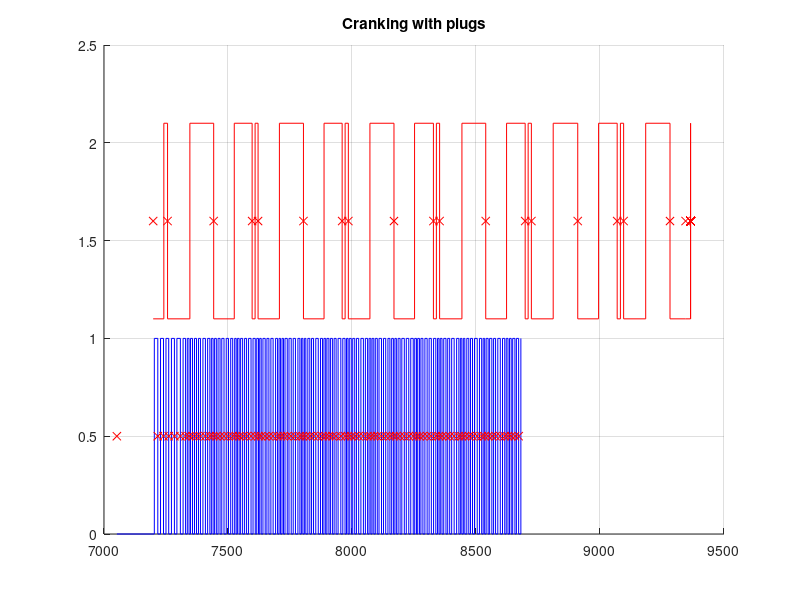

Write MATLAB code to recreate this figure.
% Data collected using ARDUINO on Apr 30 2016 8:30 PM

VRS0_first = 7051.908;
VRS0_state=[0, 1, 0, 1, 0, 1, 0, 1, 0, 1, 0, 1, 0, 1, 0, 1, 0, 1, 0, 1, 0, 1, 0, 1, 0, 1, 0, 1, 0, 1, 0, 1, 0, 1, 0, 1, 0, 1, 0, 1, 0, 1, 0, 1, 0, 1, 0, 1, 0, 1, 0, 1, 0, 1, 0, 1, 0, 1, 0, 1, 0, 1, 0, 1, 0, 1, 0, 1, 0, 1, 0, 1, 0, 1, 0, 1, 0, 1, 0, 1, 0, 1, 0, 1, 0, 1, 0, 1, 0, 1, 0, 1, 0, 1, 0, 1, 0, 1, 0, 1, 0, 1, 0, 1, 0, 1, 0, 1, 0, 1, 0, 1, 0, 1, 0, 1, 0, 1, 0, 1, 0, 1, 0, 1, 0, 1, 0, 1, 0, 1, 0, 1, 0, 1, 0, 1, 0, 1, 0, 1, 0, 1, 0, 1, 0, 1, 0, 1, 0, 1, 0, 1, 0, 1, 0, 1, 0, 1, 0, 1, 0, 1, 0, 1, 0, 1, 0, 1, 0, 1, 0, 1, 0, 1, 0, 1, 0, 1, 0, 1, 0, 1, 0, 1, 0, 1, 0, 1, 0, 1];

VRS0_dtms=[ 0, 151, 14, 11, 12, 10, 11, 11, 12, 10, 14, 11, 10, 7, 7, 6, 8, 8, 8, 8, 8, 10, 10, 9, 9, 6, 7, 6, 7, 7, 8, 7, 9, 9, 9, 9, 8, 8, 6, 5, 7, 6, 8, 8, 8, 8, 10, 8, 9, 6, 7, 5, 6, 7, 9, 7, 8, 8, 9, 10, 8, 6, 6, 6, 6, 6, 9, 7, 9, 8, 9, 10, 8, 6, 6, 6, 6, 8, 8, 7, 8, 9, 10, 9, 8, 6, 7, 5, 8, 6, 8, 7, 8, 8, 11, 8, 9, 6, 6, 5, 8, 6, 8, 7, 9, 9, 10, 8, 9, 6, 7, 5, 7, 6, 8, 7, 10, 8, 9, 9, 8, 7, 7, 6, 6, 7, 8, 7, 10, 8, 10, 8, 10, 6, 7, 5, 7, 6, 8, 8, 9, 8, 9, 9, 9, 7, 6, 5, 7, 7, 9, 7, 8, 8, 10, 10, 9, 6, 6, 6, 6, 8, 8, 7, 8, 8, 11, 9, 9, 6, 6, 6, 8, 6, 9, 7, 8, 9, 10, 9, 9, 6, 7, 6, 7, 6, 9, 6, 9, 9];
VRS0_t = VRS0_first+cumsum(VRS0_dtms);
VRS1_state=[0, 1, 0, 1, 0, 1, 0, 1, 0, 1, 0, 1, 0, 1, 0, 1, 0, 1, 1, 0, 1, 0, 1, 0, 1, 0, 1, 0, 1, 0, 1, 0, 1, 0, 1, 0, 0, 1, 0, 0, 0, 0, 0, 0, 0, 0, 0, 0, 0, 0, 0, 0, 0, 0, 0, 0, 0, 0, 0, 0, 0, 0, 0, 0, 0, 0, 0, 0, 0, 0, 0, 0, 0, 0, 0, 0, 0, 0, 0, 0, 0, 0, 0, 0, 0, 0, 0, 0, 0, 0, 0, 0, 0, 0, 0, 0, 0, 0, 0, 0, 0, 0, 0, 0, 0, 0, 0, 0, 0, 0, 0, 0, 0, 0, 0, 0, 0, 0, 0, 0, 0, 0, 0, 0, 0, 0, 0, 0, 0, 0, 0, 0, 0, 0, 0, 0, 0, 0, 0, 0, 0, 0, 0, 0, 0, 0, 0, 0, 0, 0, 0, 0, 0, 0, 0, 0, 0, 0, 0, 0, 0, 0, 0, 0, 0, 0, 0, 0, 0, 0, 0, 0, 0, 0, 0, 0, 0, 0, 0, 0, 0, 0, 0, 0, 0, 0, 0, 0, 0, 0];
VRS1_first= 7198.260;
VRS1_dtms=[0, 43, 15, 90, 96, 83, 72, 12, 12, 86, 97, 83, 73, 12, 13, 87, 97, 83, 0, 76, 12, 13, 90, 96, 84, 75, 12, 13, 88, 99, 84, 75, 13, 13, 89, 98, 63, 20, 0, 0, 0, 0, 0, 0, 0, 0, 0, 0, 0, 0, 0, 0, 0, 0, 0, 0, 0, 0, 0, 0, 0, 0, 0, 0, 0, 0, 0, 0, 0, 0, 0, 0, 0, 0, 0, 0, 0, 0, 0, 0, 0, 0, 0, 0, 0, 0, 0, 0, 0, 0, 0, 0, 0, 0, 0, 0, 0, 0, 0, 0, 0, 0, 0, 0, 0, 0, 0, 0, 0, 0, 0, 0, 0, 0, 0, 0, 0, 0, 0, 0, 0, 0, 0, 0, 0, 0, 0, 0, 0, 0, 0, 0, 0, 0, 0, 0, 0, 0, 0, 0, 0, 0, 0, 0, 0, 0, 0, 0, 0, 0, 0, 0, 0, 0, 0, 0, 0, 0, 0, 0, 0, 0, 0, 0, 0, 0, 0, 0, 0, 0, 0, 0, 0, 0, 0, 0, 0, 0, 0, 0, 0, 0, 0, 0, 0, 0, 0, 0, 0, 0]
VRS1_t = VRS1_first+cumsum(VRS1_dtms);

VRS0_falling = find(VRS0_state==0);
VRS1_falling = find(VRS1_state==0);

figure(3);
clf;
hold on;
stairs( VRS0_t,VRS0_state, 'b-' );
stairs( VRS1_t,VRS1_state+1.1, 'r-' );

plot(VRS0_t(VRS0_falling), 0.5, 'rx'  );
plot(VRS1_t(VRS1_falling), 1.6, 'rx'  );

grid on;
hold off;
title('Cranking with plugs');


export_t = 7422.26;

A = [ 7346.26, 7442.26, 7525.26, 7597.26, 7609.26, 7621.26, 7707.26 ]
A = A(2:end) - A(1:end-1)

B = [7342.908, ];
